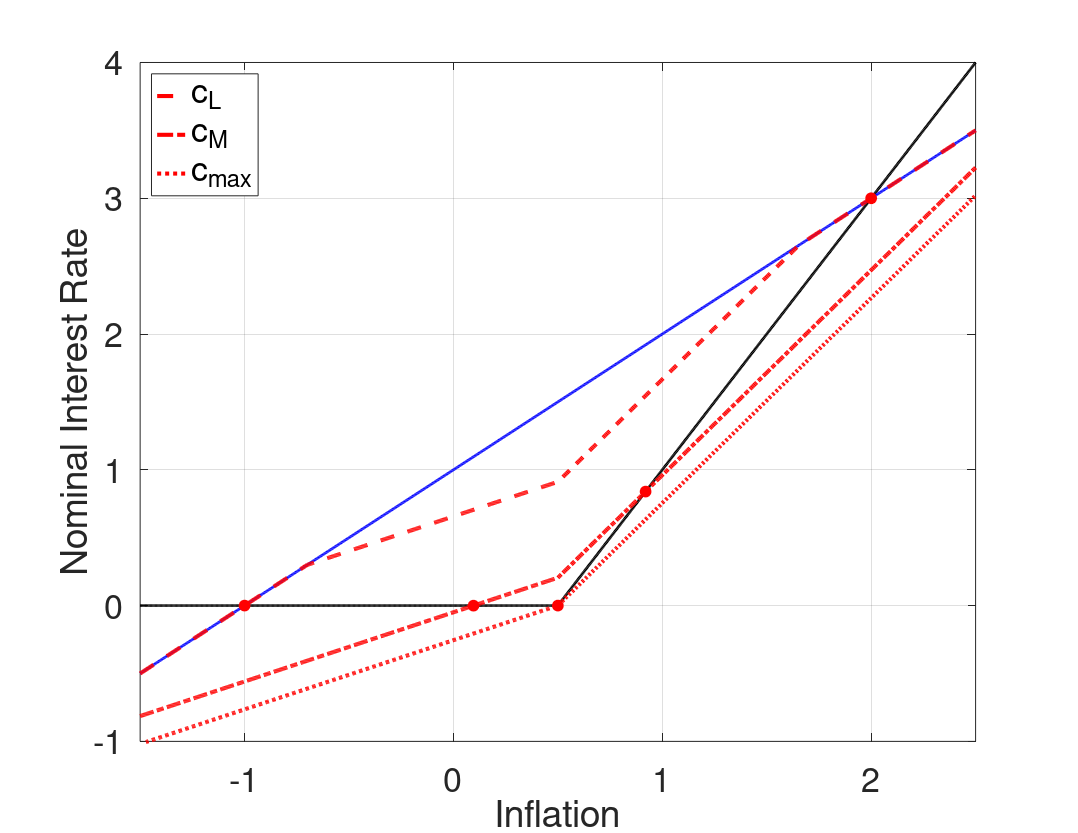

Recreate this plot in MATLAB.
%--------------------------------------------------------------------------
% File Name: iid_RAFR_cPHIpi_m_cPItarg.m
% Author: Philip Coyle
% Date Created: 01/07/2019
%--------------------------------------------------------------------------

clear all
close all
clc

%% Model Calibration
cBET = 1/1.0025;
cSIGMA = 1;
cKAPPA = 0.02;
cPHIpi = 2;
cRstar = 1/400;
cPItarg = 2/400;
p_m = 0.5; %Probability of being in the middle state 

cSHOCK_lb =((cPItarg + cRstar)*(cPHIpi - 1))/(cKAPPA*cPHIpi*cSIGMA);
cSHOCK_ub =((cPItarg + cRstar)*(cKAPPA*cPHIpi*cSIGMA + 1))/(cKAPPA*cPHIpi*cSIGMA);
cSHOCK_bound = -(2*(cPItarg + cRstar)*(cPHIpi - 1)*(cKAPPA*cPHIpi*cSIGMA + 1))/(cKAPPA*cPHIpi^2*cSIGMA*(cKAPPA*cSIGMA + 1)*(p_m - 1));
cSHOCK_grid = [0.15, 0.33, max([cSHOCK_lb,cSHOCK_ub,cSHOCK_bound])];

%% Housekeeping
% Set Grid Intervals
pi_m_low = -1.5/400;
pi_m_high = 2.5/400;
numgrid = 1001;
pi_m = linspace(pi_m_low,pi_m_high, numgrid)';

% Allocate Space
inx_ub = zeros(length(cSHOCK_grid),1);
pi_ub_zlb = zeros(length(cSHOCK_grid),1);
inx_lb = zeros(length(cSHOCK_grid),1);
pi_lb_zlb = zeros(length(cSHOCK_grid),1);
rafr = zeros(numgrid,length(cSHOCK_grid));


% Find max inflation that leads to ZLB binding
bound = (-cRstar - cPItarg*(1-cPHIpi))/cPHIpi;

inx_m = find(min(abs(pi_m - bound)) == abs(pi_m - bound));
% Find pi_m point where middle state interst rate binds
pi_m_zlb = pi_m(inx_m);

% Taylor Rule
tr = max(0,cRstar + cPItarg + cPHIpi*(pi_m - cPItarg));

% 'Riskless' Fisher Relation
fr = pi_m + cRstar;

for j = 1:length(cSHOCK_grid)
    cSHOCK = cSHOCK_grid(j);
    %% Policy Functions from below (Assume middle state interst rate binds)
    % Low  High state inflation & expected inflation (as functions of middle state inflation)
    pi_l_b = pi_m - cKAPPA*cSIGMA*cSHOCK;
    pi_h_b = (pi_m - cKAPPA*cSIGMA*(cRstar + cPItarg*(1-cPHIpi)- cSHOCK))/(1+cKAPPA*cSIGMA*cPHIpi);
    exp_pi_b = (1-p_m)/2*pi_l_b + p_m*pi_m + (1-p_m)/2*pi_h_b;

    % Low Middle and High state output & expected output (as functions of middle state inflation)
    y_m_b = (pi_m - cBET*exp_pi_b)/cKAPPA;
    y_l_b = y_m_b - cSIGMA*cSHOCK;
    y_h_b = y_m_b - cSIGMA*(cRstar + cPItarg + cPHIpi*(pi_h_b - cPItarg) - cSHOCK);
    exp_y_b = (1-p_m)/2*y_l_b + p_m*y_m_b + (1-p_m)/2*y_h_b;

    % Find pi_m point where high state interst rate binds
    inx_lb(j) = find(min(abs(pi_h_b - bound)) == abs(pi_h_b - bound));
    pi_lb_zlb(j) = pi_m(inx_lb(j));

    %% Policy Functions from above (Assume middle state interst rate does not bind)
   % Low  High state inflation & expected inflation (as functions of middle state inflation)
    pi_l_a = pi_m*(1+cKAPPA*cSIGMA*cPHIpi) + cKAPPA*cSIGMA*(-cPHIpi*cPItarg + cRstar + cPItarg - cSHOCK);
    pi_h_a = pi_m + (cKAPPA*cSIGMA*cSHOCK)/(1+cKAPPA*cSIGMA*cPHIpi);
    exp_pi_a = (1-p_m)/2*pi_l_a + p_m*pi_m + (1-p_m)/2*pi_h_a;

    % Low Middle and High state output & expected output (as functions of middle state inflation)
    y_m_a = (pi_m - cBET*exp_pi_a)/cKAPPA;
    y_l_a = y_m_a + cSIGMA*(cPHIpi*(pi_m - cPItarg) + cRstar + cPItarg - cSHOCK);
    y_h_a = y_m_a + cSIGMA*(cPHIpi*(pi_m - pi_h_a) + cSHOCK);
    exp_y_a = (1-p_m)/2*y_l_a + p_m*y_m_a + (1-p_m)/2*y_h_a;

    % Find pi_m point where low state interst rate binds
    inx_ub(j) = find(min(abs(pi_l_a - bound)) == abs(pi_l_a - bound));
    pi_ub_zlb(j) = pi_m(inx_ub(j));

    %% Define Risk Adjusted Fisher Relationship   
    for i = 1:numgrid
        if pi_m(i) < pi_lb_zlb(j) || pi_m(i) > pi_ub_zlb(j)
            rafr(i,j) = pi_m(i) + cRstar;
        elseif pi_m(i) <= pi_m_zlb
            rafr(i,j) = cRstar + pi_m(i) + (exp_pi_b(i) - pi_m(i)) + 1/cSIGMA*(exp_y_b(i) - y_m_b(i));
        elseif pi_m(i) <= pi_ub_zlb(j)
            rafr(i,j) = cRstar + pi_m(i) + (exp_pi_a(i) - pi_m(i)) + 1/cSIGMA*(exp_y_a(i) - y_m_a(i));
        end
    end
end
        
%% Plotting
type = {'--','-.',':'};

fig(1) = figure(1);
grid on
box on
hold on
plot(400*pi_m, 400*tr,'Color','k','LineWidth',2);
plot(400*pi_m, 400*fr,'Color','b','LineWidth',2);
for j = 1:length(cSHOCK_grid)
    [~,inx] = sort(abs(tr - rafr(:,j)));
    if j == length(cSHOCK_grid)
        RSS = inx(1);    
    else
        RSS = inx(1:2);
        it = 2;
        while abs(RSS(1) - RSS(2)) <= 10
            RSS(2) = inx(it + 1);
            it = it + 1;
        end
    end   
    h(j) = plot(400*pi_m, 400*rafr(:,j),'Color','r','LineStyle',type{j},'LineWidth',3);
    p1 = plot(400*pi_m(RSS(1)),400*rafr(RSS(1),j));
    if j ~= 3
        p2 = plot(400*pi_m(RSS(2)),400*rafr(RSS(2),j)); 
        set([p1 p2],'Marker','o','MarkerEdgeColor','r','MarkerFaceColor','r','MarkerSize',8)
    else
        set(p1,'Marker','o','MarkerEdgeColor','r','MarkerFaceColor','r','MarkerSize',8)
    end
end

xlabel('Inflation','FontSize',16)
ylabel('Nominal Interest Rate','FontSize',16)
set(gca,'Xlim',[400*pi_m(1), 400*pi_m(end)],'Ylim',[-1, 4],'FontSize',25)
L = legend([h(1) h(2) h(3)],'c_L','c_M','c_{max}');
set(L,'Location','NorthWest','Fontsize',25)

savedir = cd;
if ispc 
    savedir = fullfile(savedir, '..\..\..');
    savedir = strcat(savedir,'\Final\');
else
    savedir = fullfile(savedir, '../../..');
    savedir = strcat(savedir,'/Final/');
end

set(fig(1),'PaperOrientation','Landscape');
set(fig(1),'PaperPosition',[0 0 11 8.5]);
print(fig(1),'-dpdf',strcat(savedir,'iid_RAFR_cPHIpi_m_cPItarg.pdf'));

